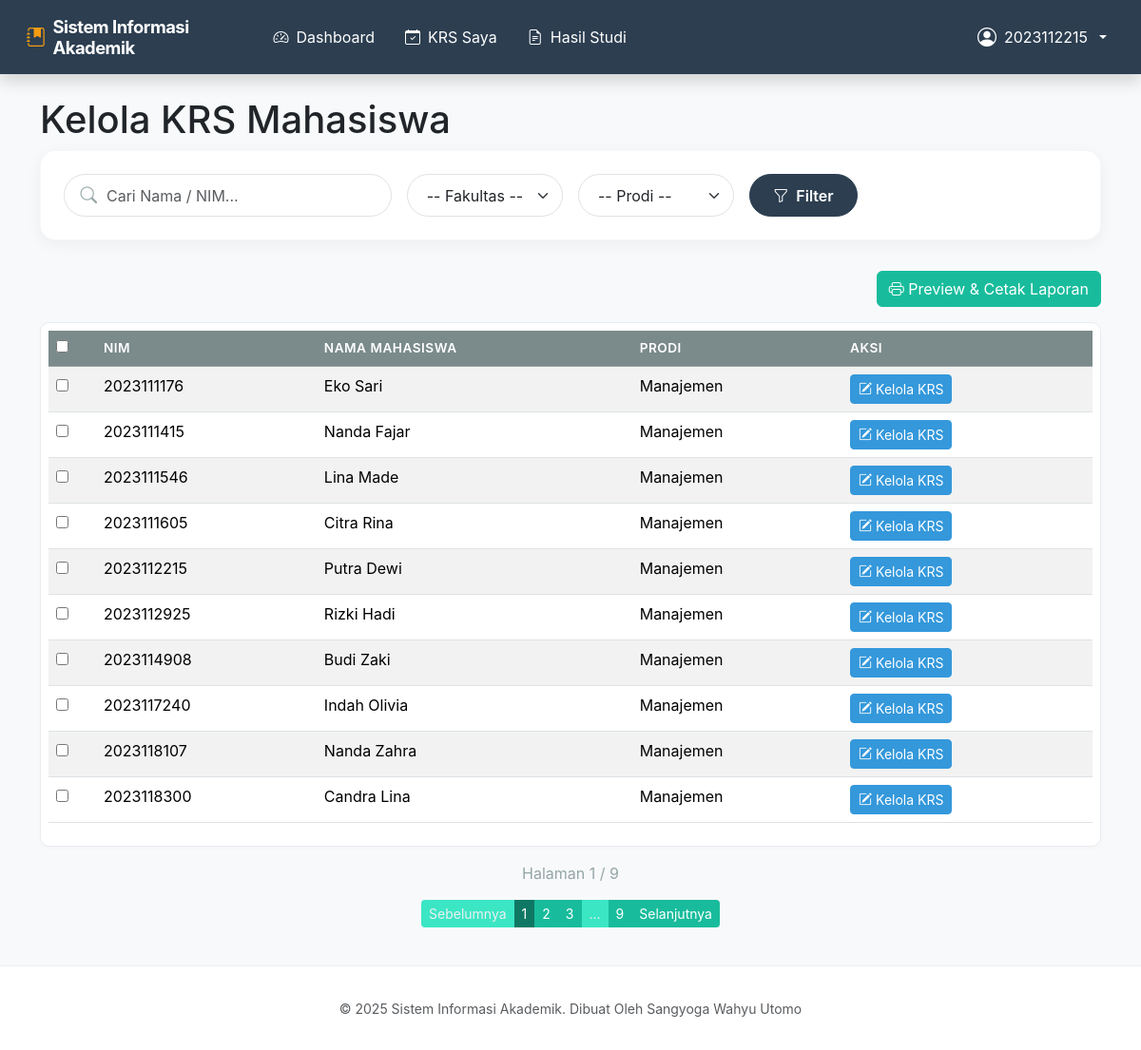
The app's page /krs (signed in) with its own data.
### tables this page shows
CREATE TABLE tbMahasiswa (
            nim TEXT PRIMARY KEY, 
            nama TEXT NOT NULL, 
            alamat TEXT,
            prodi TEXT,
            fakultas TEXT
        , telepon TEXT);

### routes/mahasiswa.py (the view)
@mahasiswa_bp.route('/krs')
def daftar_krs_mahasiswa():
    if not session.get('logged_in'): return redirect(url_for('auth.login'))
    conn = get_db()
    page = request.args.get('page', 1, type=int)
    q = request.args.get('q', '')
    offset = (page - 1) * PER_PAGE
    data = repo.daftar_mahasiswa(conn, search_term=q, limit=PER_PAGE, offset=offset)
    total_data = repo.hitung_jumlah_mahasiswa(conn, search_term=q)
    total_pages = ceil(total_data / PER_PAGE)
    return render_template('krs_list.html',
                           data=data,
                           page=page,
                           total_pages=total_pages,
                           q=q,
                           total_data=total_data,
                           PER_PAGE=PER_PAGE)

### app.py (called while the page is built, shortened)
@app.context_processor
def inject_totals():
    return dict(nav_total_pending=0)

@app.teardown_appcontext
def close_connection(exception):
    repo.close_connection(exception)

### repository.py (called while the page is built)
def get_db():
    db = getattr(g, '_database', None)
    if db is None:
        db = g._database = sqlite3.connect(DATABASE_NAME)
        db.row_factory = sqlite3.Row
    return db

def close_connection(exception):
    db = getattr(g, '_database', None)
    if db is not None:
        db.close()

def daftar_mahasiswa(conn, search_term=None, fakultas=None, prodi=None, limit=None, offset=0):
    cursor = conn.cursor()
    query = "SELECT * FROM tbMahasiswa WHERE 1=1"
    params = []
    if search_term:
        query += " AND (nim LIKE ? OR nama LIKE ?)"
        params.extend([f'%{search_term}%', f'%{search_term}%'])
    if fakultas:
        query += " AND fakultas = ?"
        params.append(fakultas)
    if prodi:
        query += " AND prodi = ?"
        params.append(prodi)
    query += " ORDER BY nim"
    if limit is not None:
        query += " LIMIT ? OFFSET ?"
        params.extend([limit, offset])
    cursor.execute(query, params)
    return cursor.fetchall()

def hitung_jumlah_mahasiswa(conn, search_term=None, fakultas=None, prodi=None):
    cursor = conn.cursor()
    query = "SELECT COUNT(*) FROM tbMahasiswa WHERE 1=1"
    params = []
    if search_term:
        query += " AND (nim LIKE ? OR nama LIKE ?)"
        params.extend([f'%{search_term}%', f'%{search_term}%'])
    if fakultas:
        query += " AND fakultas = ?"
        params.append(fakultas)
    if prodi:
        query += " AND prodi = ?"
        params.append(prodi)
    cursor.execute(query, params)
    return cursor.fetchone()[0]

### routes/general.py (called while the page is built)
def get_db():
    return repo.get_db()

### templates/krs_list.html (shortened to what this page needs)
{% extends 'base.html' %}
{% block content %}
<h2>Kelola KRS Mahasiswa</h2>
<form action="{{ url_for('mahasiswa.daftar_krs_mahasiswa') }}" method="get" class="filter-card">
    <div class="row g-3 align-items-center">
        <div class="col-md-4">
            <div class="search-input-group">
                <input type="text" name="q" class="form-control" placeholder="Cari Nama / NIM..." value="{{ q }}"
                    oninput="toggleClear(this)">
            </div>
        </div>
        <div class="col-md-2">
            <select name="fakultas" class="form-select filter-select" onchange="this.form.submit()">
                <option value="">-- Fakultas --</option>
            </select>
        </div>
        <div class="col-md-2">
            <select name="prodi" class="form-select filter-select" onchange="this.form.submit()">
                <option value="">-- Prodi --</option>
            </select>
        </div>
        <div class="col-auto">
            <button type="submit" class="btn btn-primary btn-filter-apply">
                <i class="bi bi-funnel"></i> Filter
            </button>
        </div>
    </div>
</form>
<form id="reportForm" action="{{ url_for('admin.preview_report') }}" method="post" target="_blank">
    <div class="mb-3 d-flex justify-content-end">
        <button type="submit" class="btn btn-success">
            <i class="bi bi-printer"></i> Preview & Cetak Laporan
        </button>
    </div>
    <div class="table-responsive">
        <table class="table table-striped table-hover">
            <thead class="table-dark">
                <tr>
                    <th scope="col" style="width: 50px;"><input type="checkbox" id="selectAll"></th>
                    <th scope="col">NIM</th>
                    <th scope="col">Nama Mahasiswa</th>
                    <th scope="col">Prodi</th>
                    <th scope="col">Aksi</th>
                </tr>
            </thead>
            <tbody>
                {% for mhs in data %}
                <tr>
                    <td><input type="checkbox" name="selected_ids" value="{{ mhs['nim'] }}" class="select-item"></td>
                    <td>{{ mhs['nim'] }}</td>
                    <td>{{ mhs['nama'] }}</td>
                    <td>{{ mhs['prodi'] }}</td>
                    <td>
                        <a href="{{ url_for('mahasiswa.manage_krs', nim=mhs['nim']) }}"
                            class="btn btn-sm btn-info text-white">
                            <i class="bi bi-pencil-square"></i> Kelola KRS
                        </a>
                    </td>
                </tr>
                {% else %}
                <tr>
                    <td colspan="5" class="text-center">Tidak ada data mahasiswa.</td>
                </tr>
                {% endfor %}
            </tbody>
        </table>
    </div>
</form>
{% if total_pages > 1 %}
<p class="text-center mt-3 text-secondary">
    Halaman {{ page }} / {{ total_pages }}
</p>
<nav aria-label="Page navigation">
    <ul class="pagination justify-content-center pagination-sm">
        <li class="page-item {% if page == 1 %}disabled{% endif %}">
            <a class="page-link"
                href="{{ url_for('mahasiswa.daftar_krs_mahasiswa', page=page-1, q=q, fakultas=fakultas, prodi=prodi) }}">Sebelumnya</a>
        </li>
        {% set start = [1, page - 2]|max %}
        {% set end = [total_pages, page + 2]|min %}
        {% for p in range(start, end + 1) %}
        <li class="page-item {% if p == page %}active{% endif %}">
            <a class="page-link"
                href="{{ url_for('mahasiswa.daftar_krs_mahasiswa', page=p, q=q, fakultas=fakultas, prodi=prodi) }}">{{ p
                }}</a>
        </li>
        {% endfor %}
        {% if end < total_pages %} {% if end < total_pages - 1 %} <li class="page-item disabled"><span
                class="page-link">...</span></li>
            {% endif %}
            <li class="page-item">
                <a class="page-link"
                    href="{{ url_for('mahasiswa.daftar_krs_mahasiswa', page=total_pages, q=q, fakultas=fakultas, prodi=prodi) }}">{{
                    total_pages }}</a>
            </li>
            {% endif %}
            <li class="page-item {% if page == total_pages %}disabled{% endif %}">
                <a class="page-link"
                    href="{{ url_for('mahasiswa.daftar_krs_mahasiswa', page=page+1, q=q, fakultas=fakultas, prodi=prodi) }}">Selanjutnya</a>
            </li>
    </ul>
</nav>
{% endif %}
{% endblock %}

### static/css/style.css (style rules this page uses)
:root { --bs-primary: #2c3e50; --bs-success: #18bc9c; --bs-info: #3498db; --bs-danger: #e74c3c; }
body { background-color: #f8f9fa; display: flex; flex-direction: column; min-height: 100vh; font-family: 'Inter', -apple-system, BlinkMacSystemFont, "Segoe UI", Roboto, Helvetica, Arial, sans-serif; }
.table-responsive { background-color: white; border-radius: 0.6rem; padding: 0.5rem; border: 1px solid #e9ecef; box-shadow: 0 2px 5px rgba(0, 0, 0, 0.02); }
.table thead th { font-size: 0.85rem; text-transform: uppercase; letter-spacing: 0.5px; font-weight: 600; border-top: none; }
.filter-card { background: white; padding: 1.5rem; border-radius: 1rem; box-shadow: 0 4px 15px rgba(0, 0, 0, 0.05); margin-bottom: 2rem; border: 1px solid rgba(236, 240, 241, 0.5); transition: transform 0.3s ease; }
.search-input-group { position: relative; }
.search-input-group .form-control { border-radius: 50px; padding-left: 2.75rem; padding-right: 2.75rem; border: 1px solid #dee2e6; transition: all 0.3s ease; height: 45px; }
.filter-select { border-radius: 50px !important; padding-left: 1.25rem; border: 1px solid #dee2e6; height: 45px; cursor: pointer; }
.btn-filter-apply { border-radius: 50px !important; padding-left: 1.5rem; padding-right: 1.5rem; height: 45px; font-weight: 600; display: flex; align-items: center; justify-content: center; gap: 0.5rem; }

### records on screen
tbMahasiswa: nim "2023111176", nama "Eko Sari", prodi "Manajemen"
tbMahasiswa: nim "2023111415", nama "Nanda Fajar", prodi "Manajemen"
tbMahasiswa: nim "2023111546", nama "Lina Made", prodi "Manajemen"
tbMahasiswa: nim "2023111605", nama "Citra Rina", prodi "Manajemen"
tbMahasiswa: nim "2023112215", nama "Putra Dewi", prodi "Manajemen"
tbMahasiswa: nim "2023112925", nama "Rizki Hadi", prodi "Manajemen"
tbMahasiswa: nim "2023114908", nama "Budi Zaki", prodi "Manajemen"
tbMahasiswa: nim "2023117240", nama "Indah Olivia", prodi "Manajemen"
tbMahasiswa: nim "2023118107", nama "Nanda Zahra", prodi "Manajemen"
tbMahasiswa: nim "2023118300", nama "Candra Lina", prodi "Manajemen"

### other values on screen
{{ session.get('username') }} "2023112215"
{{ page }} "1"
{{ total_pages }} "9"
{{ p }} "1" "2" "3"
